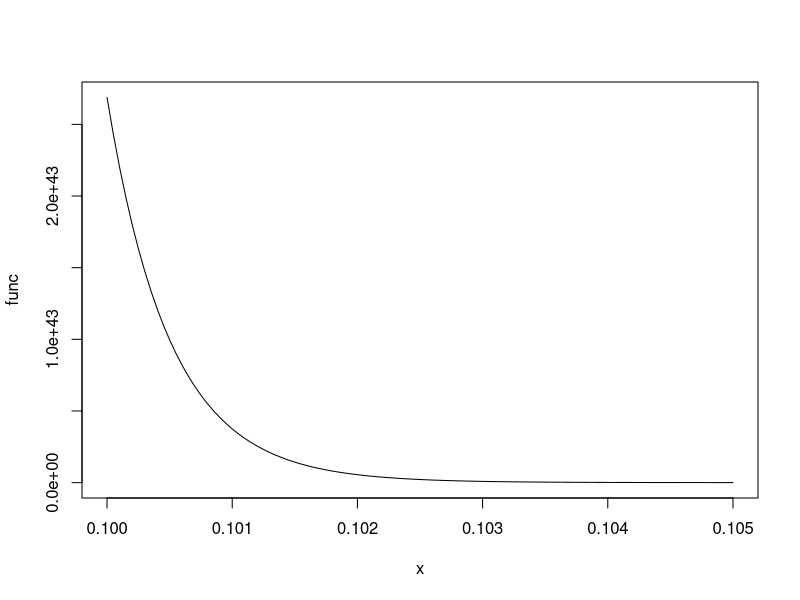

The R source for this figure:
4+4


# this is commit 
2*4^2

#we can see that from very large or very small numbers R uses Scientific notation
format(2*10^6)



format(2*10^6, scientific = FALSE)


12/0           # we can get infinite as a result

log(0) # we can also get infinite as a result 

sqrt(-3) # Nan Stands for "not a number"

sqrt(3)


?round # "?" this is for finding documentation of any model,function

round(110.123456, 3)

# this is equivalent to
round(x=10.123456,digit= 3)


"statistics"  # this is a string of characters

# below is single comma and still same result as a string with two comma

'statistics'

log(1)        # log is natural logarithm

exp(1)          # exponential function

pi


                # create a variable and assign value to it 
x<-12
x


y<-8 
y

#sum of two variable values
z=x+y
z



                            # remove the object 
rm(x) # remove the object 
try(x) # finding the object 
# result Error in eval(ei, envir) : object 'x' not found



                  # line 35 si equivalent to
x = 10 # "=" is equivalent to "<-" and means assignment
x

try(x)


          # Same thing happend if we do 23->x or 23<-x or 23 = x
23->x
x


#if you want to create an object and display it immediately
# you can use round parenthesis
(x<- 30)


# this is equivalent to
x<-30; x # ; is equivalent to going to new line 


x*2
# or 
2*x

# let us see how to create a function 

?`function-class`  # watching the documentation of function class
func <- function(x){exp(1/x^2)}
func(10)

# same result without function and assign values directly 
exp(1/10^2)

plot(func, 0.1,0.105) # to plot the function in the interval [0.1,0.105]



 # logic operations



3>4
4>1
4>=3
4<=3

3 == 4 # double equality is used to verify equality
4 == 4

3 != 4 # "!=" means "different from"

4 != 4 # "!=" means "different from"


TRUE != FALSE

"ciao" != "hi"
"ciao" < "hi" # R considers the alphabetical order



!(2>3) #"!" means negation


# | means logic union
# you get TRUE if at least one of the two statement is TRUE
(2>3)|(3<4)

# it is equivalent to
any(2>3,3<4)

# & means logic intersection
# you get TRUE if both statements are TRUE
(2>3)&(3<4)


# it is equivalent to
all(2>3,3<4)

# function "c" (concatenate)
(x= c(4,7,9))

(y=c(14,10))

c(x,y) # you can concatenate tow vectors together

c(y,x)

# numeric sequences
3:23

24:10 # from 24 to 10 all numbers


(x=1:6)# it define the range of numbers from 1 to 6 

 
x + 4 # to add 4 to each elements of x which had value 1:6 and 4 will add each elemets


x/4 # to divide by 4 each element of x which had value 1:6 and 4 will divide each elemets

x^2 # to get the square of the each element which had value 1:6 and 4 will square each elemets


